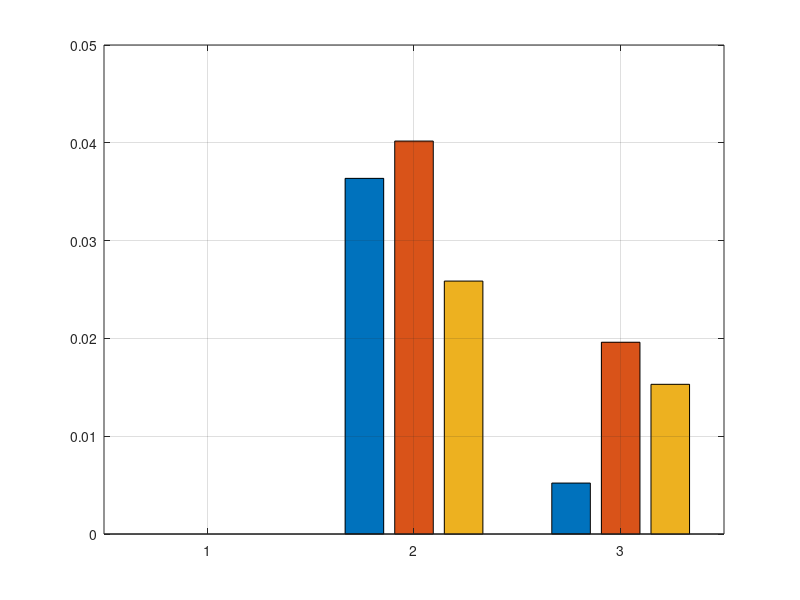
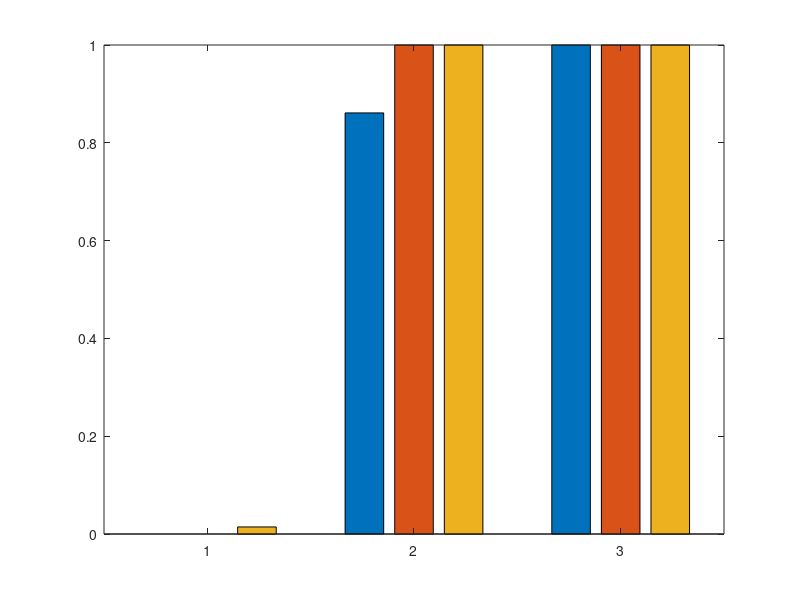

Reproduce these figures in MATLAB, in order.
%% Normal Communication with noise:
% f1 = 2500, f2 = 5000, Tsym = 5, Tg = 1

errNoNoise = [0 0 0];
errNoise1 = 1 - [212/220 215/224 226/232];
errNoise2 = 1 - [191/192 200/204 193/196];

RNoNoise = [12.8 12.8 13.87];
RNoise1 = [14.13 14.33 15.07];
RNoise2 = [12.73 13.33 12.87];

%% Silent transmitter (alsamixer = 30)
% f1 = 2500, f2 = 5000, Tsym = 5, Tg = 1
sErrNoNoise = 1 - [1 1 205/208];
sErrNoise1 = 1 - [5/36 0 0];
sErrNoise2 = [1 1 1];

sRNoNoise = [12.8 13.33 13.67];
sRNoise1 = [5/15 0 0];
sRNoise2 = [0 0 0];

%% Plots
figure();
bar([errNoNoise; errNoise1; errNoise2]);
grid on;

figure();
bar([sErrNoNoise; sErrNoise1; sErrNoise2]);
